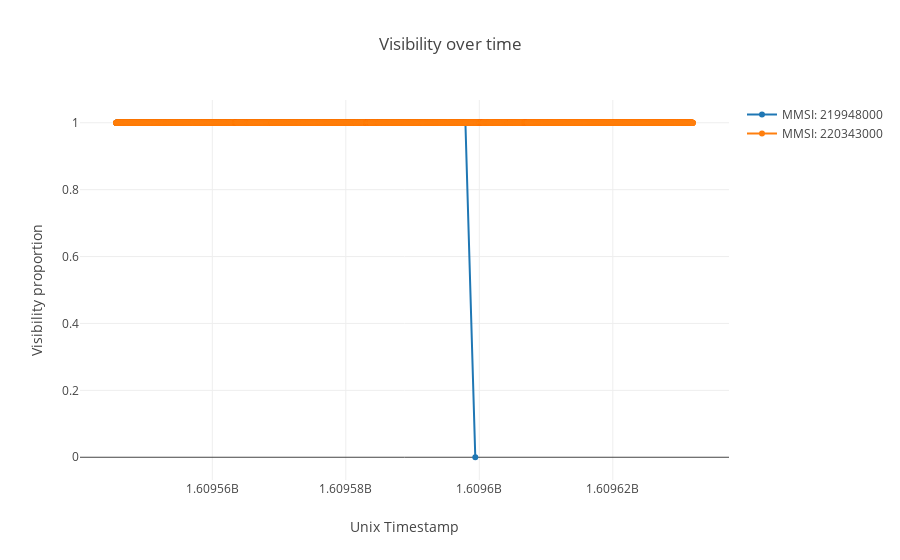

The notebook cell this image was saved under:
### Markdown cell above
It results in the following visibility proportions:

### Code cell
val (x1, y1) = visibility_data.filter(col("MMSI") === 219948000).sort("arlas_timestamp").select("arlas_timestamp","arlas_track_visibility_proportion").collect.map(r=>(r(0).toString.toInt, r(1).toString.toFloat)).toList.unzip
val (x2, y2) = visibility_data.filter(col("MMSI") === 220343000).sort("arlas_timestamp").select("arlas_timestamp","arlas_track_visibility_proportion").collect.map(r=>(r(0).toString.toInt, r(1).toString.toFloat)).toList.unzip
Seq(Scatter(x1, y1,name="MMSI: 219948000", mode = ScatterMode(ScatterMode.Markers, ScatterMode.Lines)),
    Scatter(x2, y2,name="MMSI: 220343000", mode = ScatterMode(ScatterMode.Markers, ScatterMode.Lines))
   ).plot(div="Visibility",
          layout=Layout(title="Visibility over time",
                        xaxis=Axis("Unix Timestamp"),
                        yaxis=Axis("Visibility proportion")))

### Figure 1 — Plotly figure (JSON) as saved in the notebook; plotly's stock layout.template omitted (floating-point values rounded to 4 significant figures; data arrays with more than 128 entries replaced by an {"elided": "..."} marker saying what was removed)
{"data": [{"mode": "markers+lines", "name": "MMSI: 219948000", "type": "scatter", "x": {"elided": "4958 int values"}, "y": {"elided": "4958 int values"}}, {"mode": "markers+lines", "name": "MMSI: 220343000", "type": "scatter", "x": {"elided": "9181 int values"}, "y": {"elided": "9181 int values"}}], "layout": {"title": "Visibility over time", "xaxis": {"title": "Unix Timestamp"}, "yaxis": {"title": "Visibility proportion"}}}
